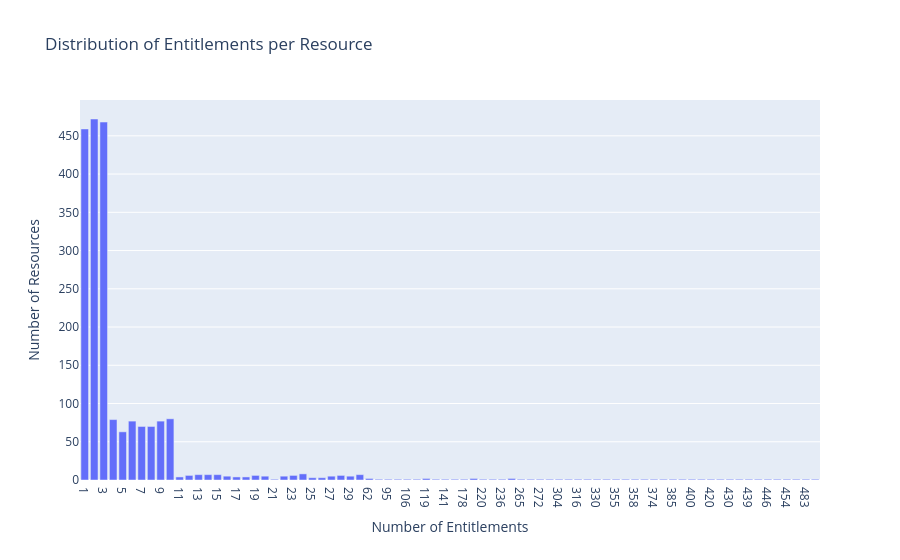

The code cell stored with this chart in its notebook:
### Markdown cell above
### Distribution of entitlements per resource

### Code cell
# --- Analysis for resource to entitlement mapping ---

# Group by 'resource_id' and count the number of entitlements for each resource
entitlements_per_resource = entitlements_df.groupby('resource_id').size()

# Get the distribution of the number of entitlements per resource
resource_entitlement_dist = entitlements_per_resource.value_counts().sort_index()

print("Distribution of entitlements per resource:")
print(resource_entitlement_dist)

# Create a bar plot of the resource to entitlement distribution
import plotly.express as px
fig = px.bar(
    x=resource_entitlement_dist.index, 
    y=resource_entitlement_dist.values, 
    labels={'x':'Number of Entitlements', 'y':'Number of Resources'},
    title='Distribution of Entitlements per Resource'
)
fig.update_layout(xaxis_type='category')
fig.show()

### Figure 1 — Plotly figure (JSON) as saved in the notebook; plotly's stock layout.template omitted (floating-point values rounded to 4 significant figures)
{"data": [{"hovertemplate": "Number of Entitlements=%{x}<br>Number of Resources=%{y}<extra></extra>", "legendgroup": "", "marker": {"color": "#636efa", "pattern": {"shape": ""}}, "name": "", "orientation": "v", "showlegend": false, "textposition": "auto", "type": "bar", "x": [1, 2, 3, 4, 5, 6, 7, 8, 9, 10, 11, 12, 13, 14, 15, 16, 17, 18, 19, 20, 21, 22, 23, 24, 25, 26, 27, 28, 29, 30, 62, 88, 95, 103, 106, 118, 119, 139, 141, 148, 178, 183, 220, 232, 236, 238, 265, 269, 272, 276, 304, 305, 316, 318, 330, 347, 355, 357, 358, 359, 374, 383, 385, 390, 400, 409, 420, 425, 430, 431, 439, 444, 446, 449, 454, 474, 483, 496], "xaxis": "x", "y": [459, 472, 468, 79, 63, 77, 70, 70, 77, 80, 4, 6, 7, 7, 7, 5, 4, 4, 6, 5, 1, 5, 6, 8, 3, 3, 5, 6, 5, 7, 2, 1, 1, 1, 1, 1, 2, 1, 1, 1, 1, 2, 1, 1, 1, 2, 1, 1, 1, 1, 1, 1, 1, 1, 1, 1, 1, 1, 1, 1, 1, 1, 1, 1, 1, 1, 1, 1, 1, 1, 1, 1, 1, 1, 1, 1, 1, 1], "yaxis": "y"}], "layout": {"barmode": "relative", "legend": {"tracegroupgap": 0}, "title": {"text": "Distribution of Entitlements per Resource"}, "xaxis": {"anchor": "y", "domain": [0, 1], "title": {"text": "Number of Entitlements"}, "type": "category"}, "yaxis": {"anchor": "x", "domain": [0, 1], "title": {"text": "Number of Resources"}}}}
